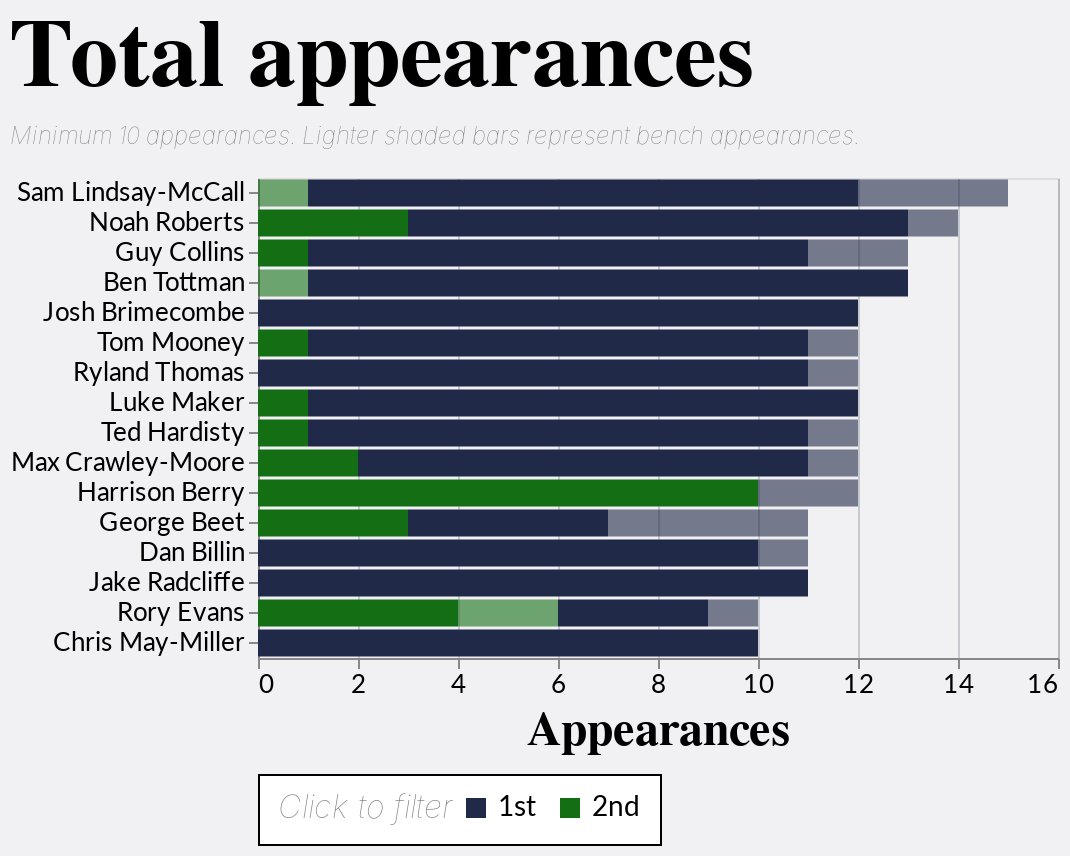

The notebook cell this image was saved under:
### Code cell
plot_games_by_player(0, min_games=10, agg=False)

### Figure 1 — Vega-Lite specification as saved in the notebook (floating-point values rounded to 4 significant figures; data arrays with more than 128 entries replaced by an {"elided": "..."} marker saying what was removed)
{"config": {"axis": {"labelFont": "Lato, sans-serif", "titleFont": "PT Sans Narrow, Helvetica Neue, Helvetica, Arial, sans-serif", "labelFontSize": 13, "titleFontSize": 24, "gridColor": "#202947", "gridOpacity": 0.2}, "header": {"labelFont": "PT Sans Narrow, Helvetica Neue, Helvetica, Arial, sans-serif", "titleFont": "PT Sans Narrow, Helvetica Neue, Helvetica, Arial, sans-serif", "labelFontSize": 24, "titleFontSize": 28, "labelFontWeight": "bold", "orient": "left"}, "legend": {"labelFont": "Lato, sans-serif", "titleFont": "PT Sans Narrow, Helvetica Neue, Helvetica, Arial, sans-serif", "labelFontSize": 14, "titleFontSize": 16, "titlePadding": 5, "fillColor": "white", "strokeColor": "black", "padding": 10, "titleFontWeight": "lighter", "titleFontStyle": "italic", "titleColor": "gray", "offset": 10}, "title": {"font": "PT Sans Narrow, Helvetica Neue, Helvetica, Arial, sans-serif", "fontSize": 48, "fontWeight": "bold", "anchor": "start", "align": "center", "titlePadding": 20, "subtitlePadding": 10, "subtitleFontWeight": "lighter", "subtitleFontSize": 12, "subtitleColor": "gray", "subtitleFontStyle": "italic", "offset": 15}, "axisX": {"labelAngle": 0}, "facet": {"title": null, "header": {"title": null}, "align": {"row": "each", "column": "all"}}, "resolve": {"scale": {"y": "independent", "facet": "independent"}}, "background": "#20294710"}, "data": {"name": "data-ba21f6ca9969237d4da7e31b16e3b77d"}, "mark": {"type": "bar", "strokeWidth": 2}, "encoding": {"color": {"field": "Squad", "legend": {"direction": "horizontal", "orient": "bottom", "title": "Click to filter", "titleOrient": "left"}, "scale": {"domain": ["1st", "2nd"], "range": ["#202947", "#146f14"]}, "type": "nominal"}, "opacity": {"field": "PositionType", "legend": null, "scale": {"domain": ["Start", "Bench"], "range": [1.0, 0.6]}, "type": "nominal"}, "order": {"field": "Squad", "sort": "descending", "type": "nominal"}, "tooltip": [{"field": "Player", "type": "nominal"}, {"field": "Season", "type": "nominal"}, {"aggregate": "count", "title": "Games", "type": "quantitative"}, {"field": "Squad", "type": "nominal"}], "x": {"aggregate": "count", "axis": {"orient": "bottom", "title": "Appearances"}, "type": "quantitative"}, "y": {"field": "Player", "sort": "-x", "title": null, "type": "nominal"}}, "height": {"step": 15}, "params": [{"name": "param_15", "select": {"type": "point", "fields": ["Squad"], "on": "click"}, "bind": "legend"}], "title": {"text": "Total appearances", "subtitle": "Minimum 10 appearances. Lighter shaded bars represent bench appearances.", "subtitleFontStyle": "italic"}, "transform": [{"filter": {"param": "param_15"}}, {"filter": "(datum.Season === '2024/25')"}, {"joinaggregate": [{"op": "count", "as": "TotalGames"}], "groupby": ["Player", "Season"]}, {"filter": "datum.TotalGames >= 10"}], "width": 400, "$schema": "https://vega.github.io/schema/vega-lite/v5.17.0.json", "datasets": {"data-ba21f6ca9969237d4da7e31b16e3b77d": {"elided": "2619 records"}}}
